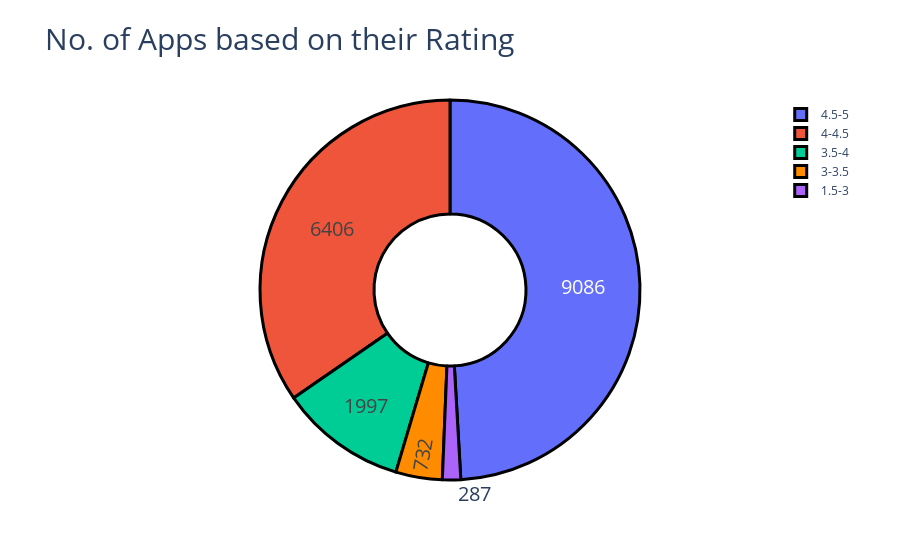

Notebook code for this chart:
### Code cell
# analysis based on rating
labels=["1.5-3","3-3.5","3.5-4","4-4.5","4.5-5"]
values=[
       (df["Rating"]<3).sum(),
       (df["Rating"]<3.5).sum(),
       (df["Rating"]<4).sum(),
       (df["Rating"]<4.5).sum(),
       (df["Rating"]<5).sum()]
colors=["mediumlateblue","darkorange"]
fig=go.Figure(data=[go.Pie(labels=labels,values=values,hole=0.4)])
fig.update_traces(hoverinfo="label+percent+value",textinfo="value",textfont_size=20,
                 marker=dict(colors=colors,line=dict(color="black",width=3)))
fig.update_layout(title="No. of Apps based on their Rating",titlefont={"size":30})
fig.show()

### Figure 1 — Plotly figure (JSON) as saved in the notebook; plotly's stock layout.template omitted (floating-point values rounded to 4 significant figures)
{"data": [{"hole": 0.4, "labels": ["1.5-3", "3-3.5", "3.5-4", "4-4.5", "4.5-5"], "values": [287, 732, 1997, 6406, 9086], "type": "pie", "textfont": {"size": 20}, "marker": {"line": {"color": "black", "width": 3}, "colors": ["mediumlateblue", "darkorange"]}, "hoverinfo": "label+percent+value", "textinfo": "value"}], "layout": {"title": {"text": "No. of Apps based on their Rating", "font": {"size": 30}}, "autosize": true}}
